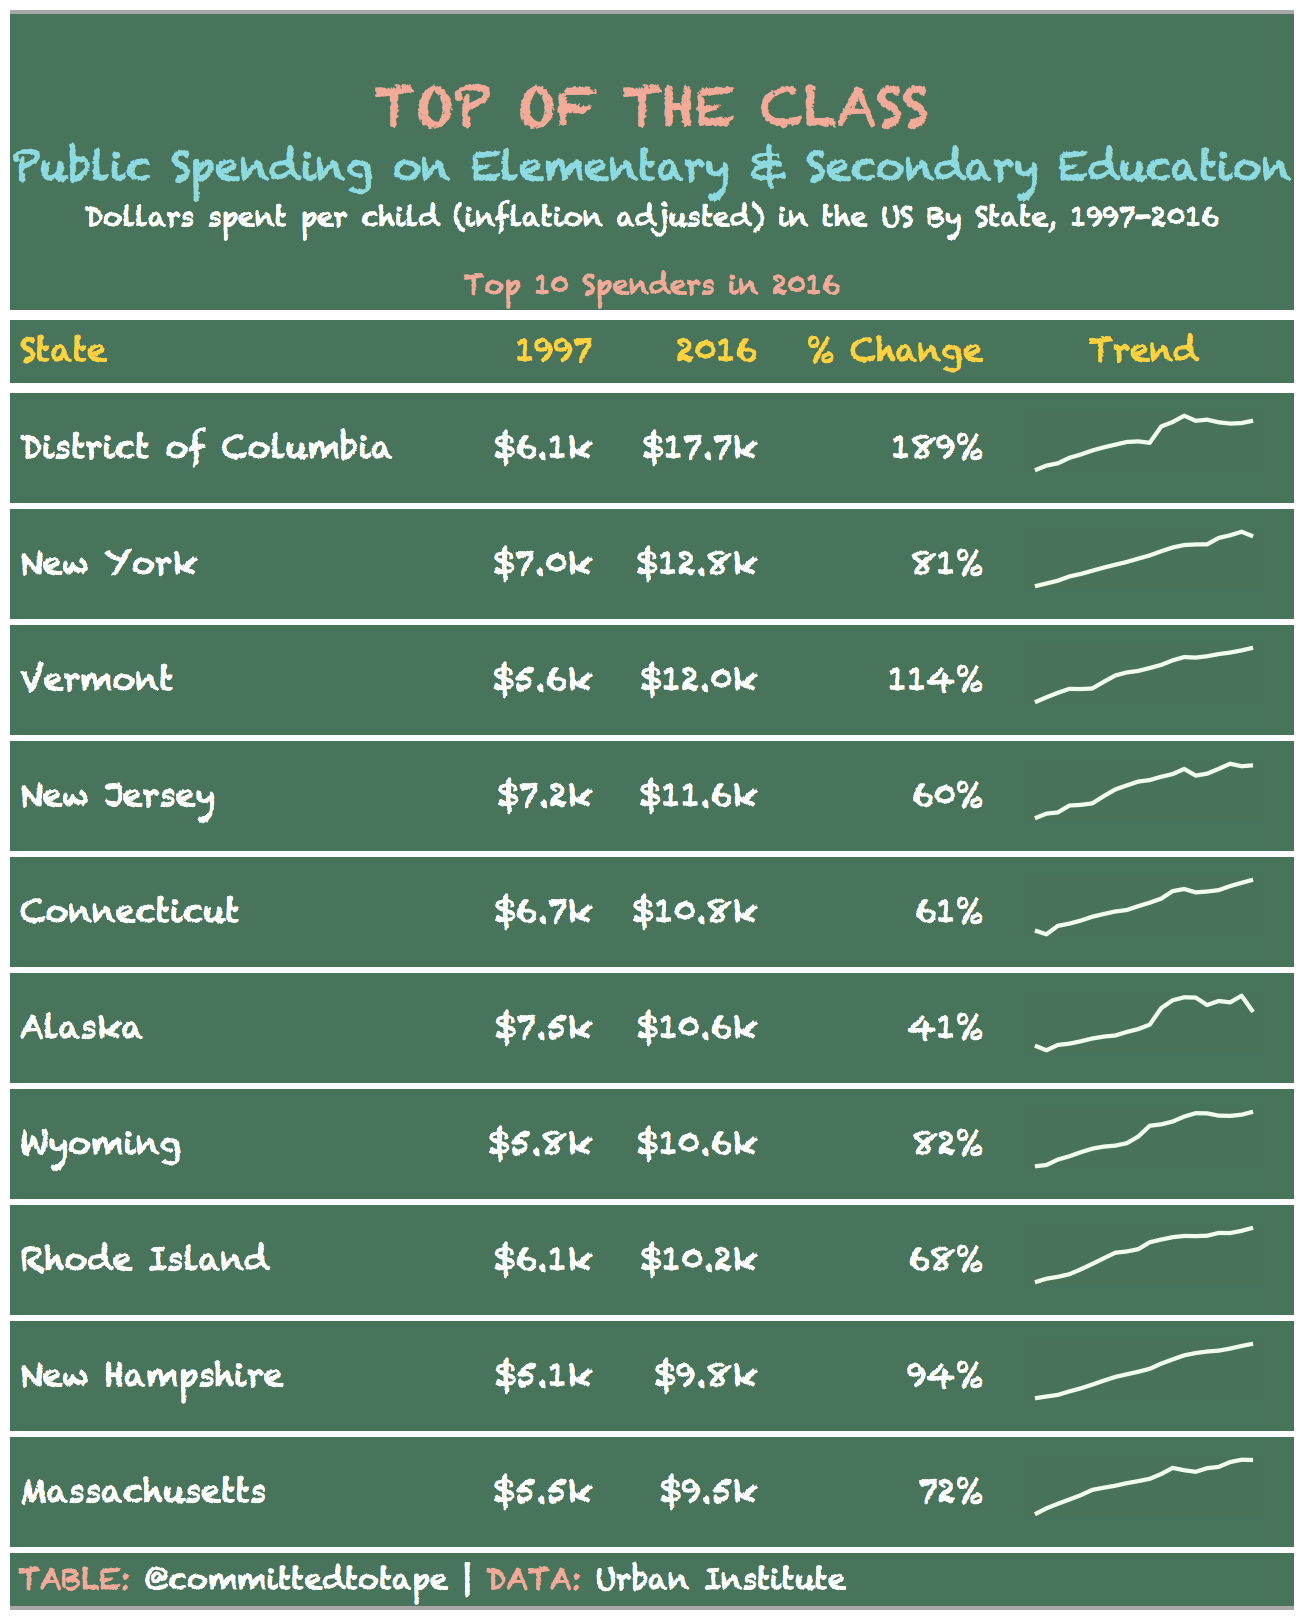

Write R code to recreate this figure.
library(tidyverse)
library(gt)
library(here)

kids <- readr::read_csv('https://raw.githubusercontent.com/rfordatascience/tidytuesday/master/data/2020/2020-09-15/kids.csv')

# focus just on primary and secondary school spending
school_spend <- kids %>% 
  filter(variable == "PK12ed") %>% 
  select(state, year, inf_adj_perchild)

# function for plotting spark lines
plot_group <- function(name, df) {
  plot_object <-
    ggplot(data = df,
           aes(x = year, y = inf_adj_perchild)) +
             geom_line(colour = "#F3FCF0", size = 12) +
             theme_void() +
             # had to lighten backgrund color for export to png as it was darker than table background - weird
             theme(plot.background = element_rect(fill = colorspace::lighten("#47745A", 0.12), colour = colorspace::lighten("#47745A", 0.12)),
                   plot.margin = margin(0,0,0,0))
  return(plot_object)
}

# df of plot for each state
sparklines <-
  school_spend %>%
  dplyr::group_by(state) %>%
  tidyr::nest() %>%
  dplyr::mutate(
    plot = map2(state, data, plot_group)) %>% 
  select(-data)

# prepare data for gt
# join on plotting data from above
# empty variable is needed, see:
# https://github.com/rstudio/gt/issues/152 and
# https://stackoverflow.com/questions/61741440/is-there-a-way-to-embed-a-ggplot-image-dynamically-by-row-like-a-sparkline-usi
table_prepped <- school_spend %>% 
  filter(year %in% c(1997, 2016)) %>% 
  pivot_wider(names_from = year, values_from = inf_adj_perchild) %>% 
  mutate(percent_change = (`2016` - `1997`) / `1997`) %>% 
  inner_join(sparklines, by = "state") %>% 
  mutate(ggplot = NA)

# just keep top 10
top10 <- table_prepped %>% 
  arrange(-`2016`) %>% 
  head(10)

# table! - reference: https://themockup.blog/posts/2020-05-16-gt-a-grammer-of-tables/
gt_table <- top10 %>% 
  gt() %>% 
  fmt_currency(
    columns = vars(`1997`,`2016`),
    decimals = 1,
    pattern = "{x}k"
  ) %>%
  fmt_percent(
    columns = vars(percent_change),
    decimals = 0
  ) %>%
  cols_align(
    align = "right",
    columns = vars(`1997`,`2016`)
  ) %>% 
  cols_label(
    state = "State",
    percent_change = "% Change",
    ggplot = "Trend"
  ) %>%
  tab_source_note(html("<span style='color:#F2AA99;'>TABLE:</span> @committedtotape | <span style='color:#F2AA99;'>DATA:</span> Urban Institute")) %>%
  tab_header(
    title = html("<br><span style='color:#F2AA99;font-size:20pt'>TOP OF THE CLASS</span><br>Public Spending on Elementary & Secondary Education"),
    subtitle = html("Dollars spent per child (inflation adjusted) in the US By State, 1997-2016<br><br><span style='color:#F2AA99;'>Top 10 Spenders in 2016</span>")
  ) %>% 
  # Adjust title font
  tab_style(
    style = 
      cell_text(
        font = "Chalkduster",
        color = "#8DDBE0",
        weight = "bold",
        align = "center"),
    locations = cells_title(groups = "title")
  ) %>%
  # Adjust sub-title font
  tab_style(
    style = cell_text(
        font = "Chalkduster",
        align = "center"),
    locations = cells_title(groups = "subtitle")
  ) %>% 
  # Style header font
  gt::tab_style(
    style = cell_text(font = "Chalkduster", 
                      weight = "bold", 
                      color = "#FFD23F"),
    locations = cells_column_labels(gt::everything())
  ) %>%
  # borders
  tab_style(
    style = cell_borders(
        sides = c("bottom", "top"),
        color = "white",
        weight = px(5)
    ),
    locations = cells_column_labels(columns = gt::everything())
  ) %>% 
  tab_style(
    style = cell_borders(
        sides = "bottom",
        color = "white",
        weight = px(3)),
    locations = cells_body()
  ) %>% 
  # font
  opt_table_font(font = list(c("Chalkduster"))) %>% 
  # table options
  tab_options(table.background.color = "#47745A",
              table.font.color = "#F3FCF0",
              data_row.padding = px(10)
              ) %>% 
  # rendering the spark lines - from gh reference above
  text_transform(
    locations = cells_body(columns = vars(ggplot)), # use empty cell as location
    fn = function(x) {
      # Insert each image into each empty cell in `ggplot`
      map(top10$plot, ggplot_image, height = px(30), aspect_ratio = 4)
    }
  ) %>%
cols_hide(vars(plot))

gt_table

gtsave(gt_table, here("2020", "week38", "education_spend.png"))
#gtsave(gt_table, "education_spend.html")
